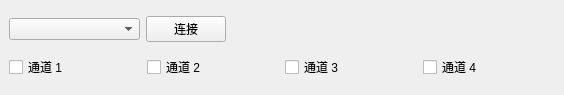
<?xml version="1.0" encoding="UTF-8"?>
<ui version="4.0">
 <class>MainWindow</class>
 <widget class="QMainWindow" name="MainWindow">
  <property name="windowModality">
   <enum>Qt::ApplicationModal</enum>
  </property>
  <property name="geometry">
   <rect>
    <x>0</x>
    <y>0</y>
    <width>564</width>
    <height>95</height>
   </rect>
  </property>
  <property name="windowTitle">
   <string>MainWindow</string>
  </property>
  <widget class="QWidget" name="centralwidget">
   <layout class="QVBoxLayout" name="verticalLayout">
    <item>
     <layout class="QHBoxLayout" name="horizontalLayout" stretch="4,1,10">
      <item>
       <widget class="QComboBox" name="com"/>
      </item>
      <item>
       <widget class="QPushButton" name="connect1">
        <property name="text">
         <string>连接</string>
        </property>
       </widget>
      </item>
      <item>
       <spacer name="horizontalSpacer">
        <property name="orientation">
         <enum>Qt::Horizontal</enum>
        </property>
        <property name="sizeHint" stdset="0">
         <size>
          <width>40</width>
          <height>20</height>
         </size>
        </property>
       </spacer>
      </item>
     </layout>
    </item>
    <item>
     <layout class="QHBoxLayout" name="horizontalLayout_2">
      <item>
       <widget class="QCheckBox" name="channel1">
        <property name="text">
         <string>通道 1</string>
        </property>
        <attribute name="buttonGroup">
         <string notr="true">channel</string>
        </attribute>
       </widget>
      </item>
      <item>
       <widget class="QCheckBox" name="channel2">
        <property name="text">
         <string>通道 2</string>
        </property>
        <attribute name="buttonGroup">
         <string notr="true">channel</string>
        </attribute>
       </widget>
      </item>
      <item>
       <widget class="QCheckBox" name="channel3">
        <property name="text">
         <string>通道 3</string>
        </property>
        <attribute name="buttonGroup">
         <string notr="true">channel</string>
        </attribute>
       </widget>
      </item>
      <item>
       <widget class="QCheckBox" name="channel4">
        <property name="text">
         <string>通道 4</string>
        </property>
        <attribute name="buttonGroup">
         <string notr="true">channel</string>
        </attribute>
       </widget>
      </item>
     </layout>
    </item>
   </layout>
  </widget>
 </widget>
 <resources/>
 <connections/>
 <buttongroups>
  <buttongroup name="channel">
   <property name="exclusive">
    <bool>true</bool>
   </property>
  </buttongroup>
  <buttongroup name="buttonGroup"/>
 </buttongroups>
</ui>
